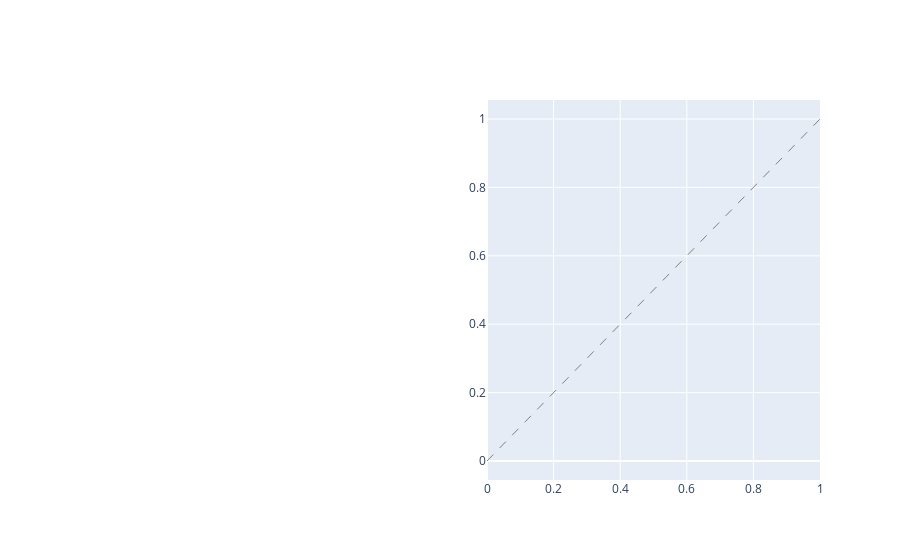

The code cell stored with this chart in its notebook:
### Code cell
import plotly.graph_objects as go
from plotly.subplots import make_subplots
fig  = make_subplots(cols=2, rows=1)
fig.add_trace(
            go.Scatter(
                x=[0, 1],
                y=[0, 1],
                mode='lines',
                showlegend=False,
                line = dict(color='gray', width=1, dash='dash')
            ),
            row = 1,
            col = 2
)
fig.show()

### Figure 1 — Plotly figure (JSON) as saved in the notebook; plotly's stock layout.template omitted (floating-point values rounded to 4 significant figures)
{"data": [{"line": {"color": "gray", "dash": "dash", "width": 1}, "mode": "lines", "showlegend": false, "type": "scatter", "x": [0, 1], "xaxis": "x2", "y": [0, 1], "yaxis": "y2"}], "layout": {"xaxis": {"anchor": "y", "domain": [0, 0.45]}, "xaxis2": {"anchor": "y2", "domain": [0.55, 1]}, "yaxis": {"anchor": "x", "domain": [0, 1]}, "yaxis2": {"anchor": "x2", "domain": [0, 1]}}}
